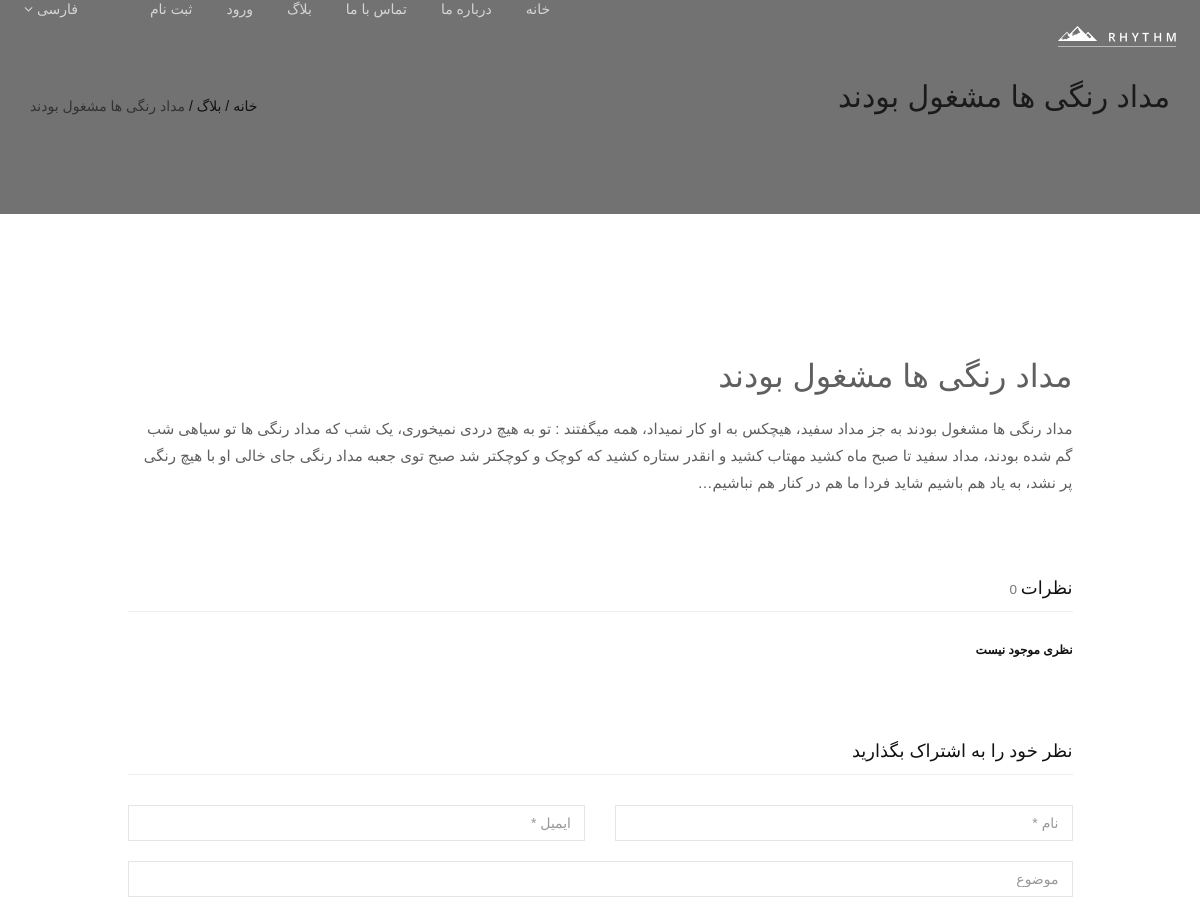
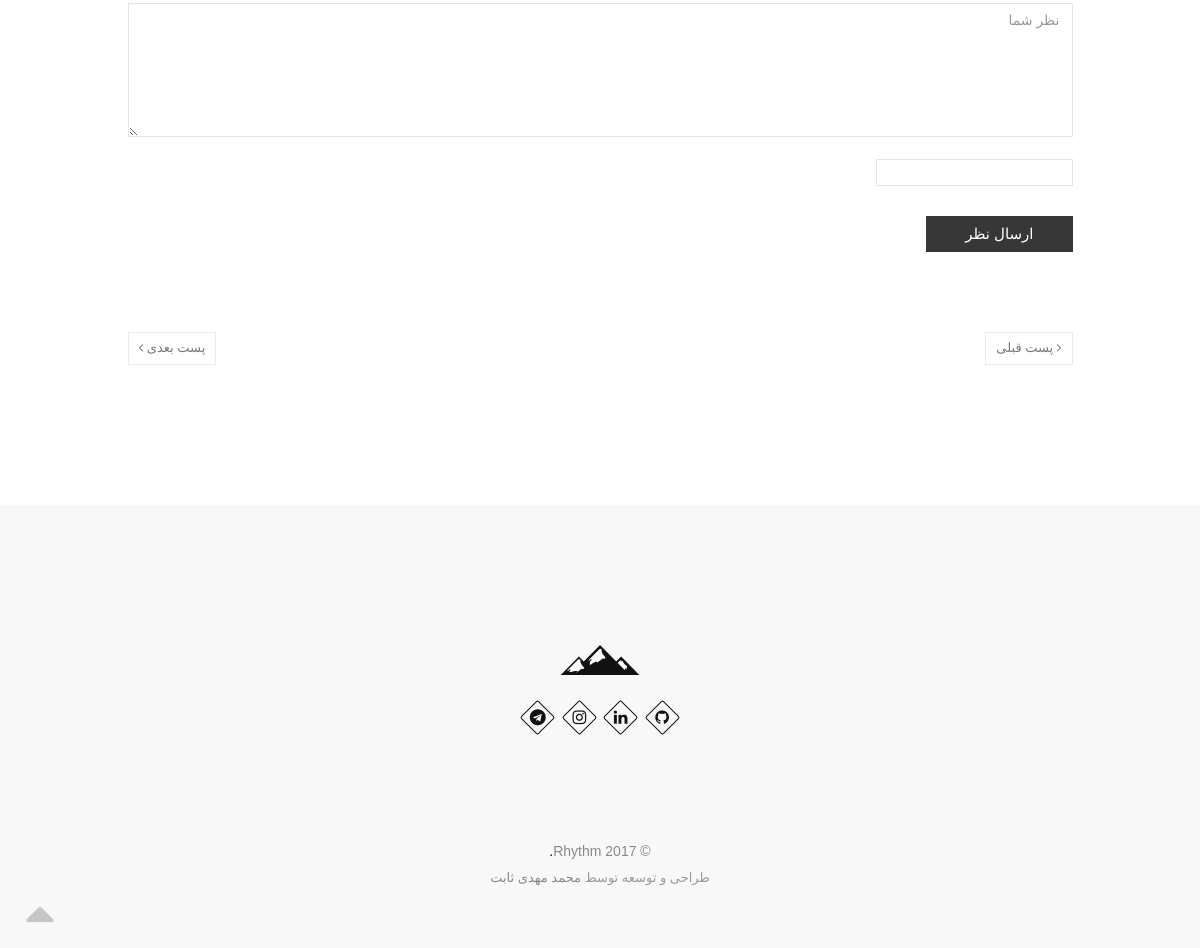
Page /blog/2 on the committed database (2 pictures, top to bottom).
### blog/models.py (models this page shows, shortened)
class Post(models.Model):
    title = models.CharField(max_length = 255)
    content = models.TextField()
    image = models.ImageField(upload_to='blog/',default='blog/default.jpg')
    tags = TaggableManager()
    category = models.ManyToManyField(Category)
    author = models.ForeignKey(User, on_delete=models.SET_NULL, null=True)
    counted_view = models.IntegerField(default=0)
    status = models.BooleanField(default=False)
    login_require = models.BooleanField(default=False)
    created_date = models.DateTimeField(auto_now_add=True)
    updated_date = models.DateTimeField(auto_now=True)
    published_date = models.DateTimeField(null=True)
    class Meta:
        ordering = ['-created_date']

### blog/views.py (the view, shortened to what this page needs)
# urls.py: path('<int:pid>', blog_single, name='single'),
def blog_single(request, pid):
    post = get_object_or_404(Post, id = pid, published_date__lte=datetime.now(tz=timezone.utc), status=True)
    post.counted_view += 1
    post.save()
    try:
        next_post = post.get_next_by_created_date()
    except post.DoesNotExist:
        next_post = False
    try:
        prev_post = post.get_previous_by_created_date()
    except post.DoesNotExist:
        prev_post = False
    comment = Comment.objects.filter(post=post.id, approved=True).order_by('-created_date')
    form = CommentForm()
    if post.login_require:
         if not request.user.is_authenticated:
            return HttpResponseRedirect(reverse('account_login'))
    else:
        context = {
            'post' : post,
            'next_post' : next_post,
            'prev_post' : prev_post,
            'comment' : comment,
            'form' : form
                }
        return render(request, 'blog/blog-single.html', context)

### blog/forms.py
class CommentForm(forms.ModelForm):
    captcha = CaptchaField()
    class Meta:
        model = Comment
        fields = ['post', 'name', 'email', 'subject', 'message']

### templates/blog/blog-single.html (shortened to what this page needs)
{% extends 'base.html' %} {% load static %} {% block content %}
<section class="small-section bg-gray-lighter-blog-single">
  <div class="relative container align-right">
    <div class="row">
      <div class="col-md-8">
        <h1 class="hs-line-11 font-alt mb-20 mb-xs-0">{{post.title}}</h1>
      </div>
      <div class="col-md-4 mt-30">
        <div class="mod-breadcrumbs font-alt align-left">
          <a href="{% url 'website:home' %}">خانه</a>&nbsp;/&nbsp;<a href="{% url 'blog:index' %}">بلاگ</a
          >&nbsp;/&nbsp;<span>{{post.title}}</span>
        </div>
      </div>
    </div>
  </div>
</section>
<section class="page-section">
  <div class="container relative">
    <div class="row">
      <div class="col-sm-10 col-sm-offset-1">
        <div class="blog-item mb-80 mb-xs-40">
          <div class="blog-item-body">
            <h1 class="mt-0 font-alt">
              {{post.title}}
            </h1>
            <p>
              {{post.content}}
            </p>
          </div>
        </div>
        <div class="mb-80 mb-xs-40">
          <h4 class="blog-page-title font-alt">
            نظرات<small class="number"> {{comment|length}}</small>
          </h4>
          <ul class="media-list text comment-list clearlist">
            {% for cmnt in comment %}
            <li class="media comment-item">
              <a class="pull-right" href=""
                ><img
                  class="media-object comment-avatar"
                  src="{% static 'images/user-avatar.png' %}"
                  alt=""
              /></a>
              <div class="media-body">
                <div class="comment-item-data">
                  <div class="comment-author">
                    <a href="#">{{cmnt.name}}</a>
                  </div>
                  {{cmnt.created_date|date:"d M Y"}}
                </div>
                <p>
                  {{cmnt.message}}
                </p>
              </div>
            </li>
            {% empty %}
            <h6>نظری موجود نیست</h6>
          {% endfor %}
          </ul>
        </div>
        <div class="mb-80 mb-xs-40">
          <h4 class="blog-page-title font-alt">نظر خود را به اشتراک بگذارید</h4>
          <form method="post" action="{% url 'blog:single' pid=post.id %}" class="form">
            <div class="row mb-20 mb-md-10">
              <div class="col-md-6 mb-md-10">
                {% if request.user.is_authenticated %}
                <input type="hidden" name="name" value="{{request.user.first_name}}">
                <input type="hidden" name="email" value="{{request.user.email}}">
                {% else %}
                <input
                  type="text"
                  name="name"
                  class="input-md form-control"
                  placeholder="نام *"
                  maxlength="100"
                  required
                />
              </div>
              <div class="col-md-6">
                <input
                  type="email"
                  name="email"
                  class="input-md form-control"
                  placeholder="ایمیل *"
                  maxlength="100"
                  required
                />
              </div>
            {% endif %}
            </div>
            <div class="mb-20 mb-md-10">
              <input
                type="text"
                name="subject"
                class="input-md form-control"
                placeholder="موضوع"
                maxlength="100"
                required
              />
            </div>
            <div class="mb-30 mb-md-10">
              <textarea
                name="message"
                class="input-md form-control"
                rows="6"
                placeholder="نظر شما"
                maxlength="400"
              ></textarea>
              <br>
              {{form.captcha}}
            </div>
            <button type="submit" class="btn btn-mod btn-medium">
              ارسال نظر
            </button>
          </form>
        </div>
        <div class="clearfix mt-40">
          {% if prev_post != False %}
          <a href="{% url 'blog:single' pid=prev_post.id %}" class="blog-item-more right"
            ><i class="fa fa-angle-right"></i>&nbsp;پست قبلی</a
          >
          {% endif %} {% if next_post != False %}
          <a href="{% url 'blog:single' pid=next_post.id %}" class="blog-item-more left"
            >پست بعدی&nbsp;<i class="fa fa-angle-left"></i
          ></a>
          {% endif %}
        </div>
      </div>
    </div>
  </div>
</section>
{% endblock %}

### rows in the picture
Post: title "مداد رنگی ها مشغول بودند", content "مداد رنگی ها مشغول بودند به جز مداد سفید، هیچکس به او کار نمیداد، همه میگفتند : تو به هیچ دردی نمیخوری، یک شب که مداد رنگی ها تو سیاهی شب گم شده بودند، مداد سفید تا صبح ماه کشید مهتاب کشید و انقدر ستاره کشید که کوچک و کوچکتر شد صبح توی جعبه مداد رنگی جای خالی او با هیچ رنگی پر نشد، به یاد هم باشیم شاید فردا ما هم در کنار هم نباشیم…"

### other values in the picture
{{ comment|length }} "0"
